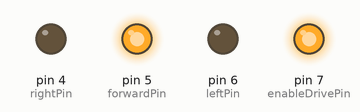
The sketch below on a simulated Arduino Uno, built with avr-gcc and run on an emulated ATmega328P. Shown: output pins drawn as LEDs (lit = HIGH).

Above: at 7.5 s.
At 15.05 s:
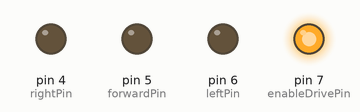
Timing chart, 0 to 19.6 s (numbered marks = the images above):
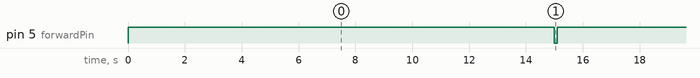

Measured:
- by itself, pin 5 (forwardPin): alternates HIGH for 15.0 s and LOW for 0.10 s

The sketch:

Bubbles_relay_test.ino
```cpp
//testing the realys for bubbles to see why stuff is not working

//current hypotheisis is that the forward pin is not responding going to first heck wia driving left

#include <SoftwareSerial.h>

//enable/disable body control
int enableDrivePin = 7;
//left turn pin
int leftPin = 6;
//right turn pin
int rightPin = 4;
//forward pin
int forwardPin = 5;

//the xbee serial device to pc  uses pins 2 and 8
//SoftwareSerial xbee(2,8);

void setup()
{
 // xbee.begin(9600);

  pinMode(enableDrivePin, OUTPUT);
  pinMode(leftPin, OUTPUT);
  pinMode(rightPin, OUTPUT);
  pinMode(forwardPin, OUTPUT);

  digitalWrite(enableDrivePin, HIGH);
  digitalWrite(leftPin, LOW);
  digitalWrite(rightPin, LOW);
  digitalWrite(forwardPin, LOW);
}

void loop()
{
  //set enable pin to active
  //digitalWrite(enableDrivePin,HIGH);

  //drive forward
  //digitalWrite(leftPin,HIGH);
   //digitalWrite(rightPin,HIGH);
   digitalWrite(forwardPin,HIGH);

  //delay time
  delay(1000*15);

  digitalWrite(forwardPin,LOW);

  delay(100);
}

//wont work if just hold the relay high/ must switch every once and awhile to make it work
```
